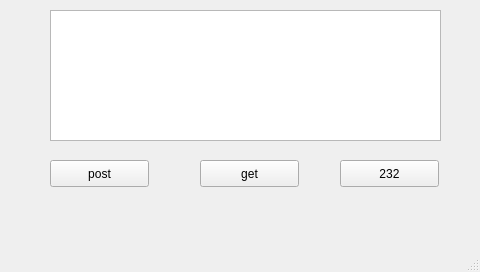
<?xml version="1.0" encoding="UTF-8"?>
<ui version="4.0">
 <class>get_post_Window</class>
 <widget class="QMainWindow" name="get_post_Window">
  <property name="geometry">
   <rect>
    <x>0</x>
    <y>0</y>
    <width>480</width>
    <height>272</height>
   </rect>
  </property>
  <property name="windowTitle">
   <string>MainWindow</string>
  </property>
  <widget class="QWidget" name="centralwidget">
   <widget class="QPushButton" name="getButton">
    <property name="geometry">
     <rect>
      <x>200</x>
      <y>160</y>
      <width>99</width>
      <height>27</height>
     </rect>
    </property>
    <property name="text">
     <string>get</string>
    </property>
   </widget>
   <widget class="QPushButton" name="postButton">
    <property name="geometry">
     <rect>
      <x>50</x>
      <y>160</y>
      <width>99</width>
      <height>27</height>
     </rect>
    </property>
    <property name="text">
     <string>post</string>
    </property>
   </widget>
   <widget class="QPlainTextEdit" name="plainTextEdit">
    <property name="geometry">
     <rect>
      <x>50</x>
      <y>10</y>
      <width>391</width>
      <height>131</height>
     </rect>
    </property>
   </widget>
   <widget class="QPushButton" name="UartButton_232">
    <property name="geometry">
     <rect>
      <x>340</x>
      <y>160</y>
      <width>99</width>
      <height>27</height>
     </rect>
    </property>
    <property name="text">
     <string>232</string>
    </property>
   </widget>
  </widget>
  <widget class="QMenuBar" name="menubar">
   <property name="geometry">
    <rect>
     <x>0</x>
     <y>0</y>
     <width>480</width>
     <height>28</height>
    </rect>
   </property>
  </widget>
  <widget class="QStatusBar" name="statusbar"/>
 </widget>
 <resources/>
 <connections/>
</ui>
